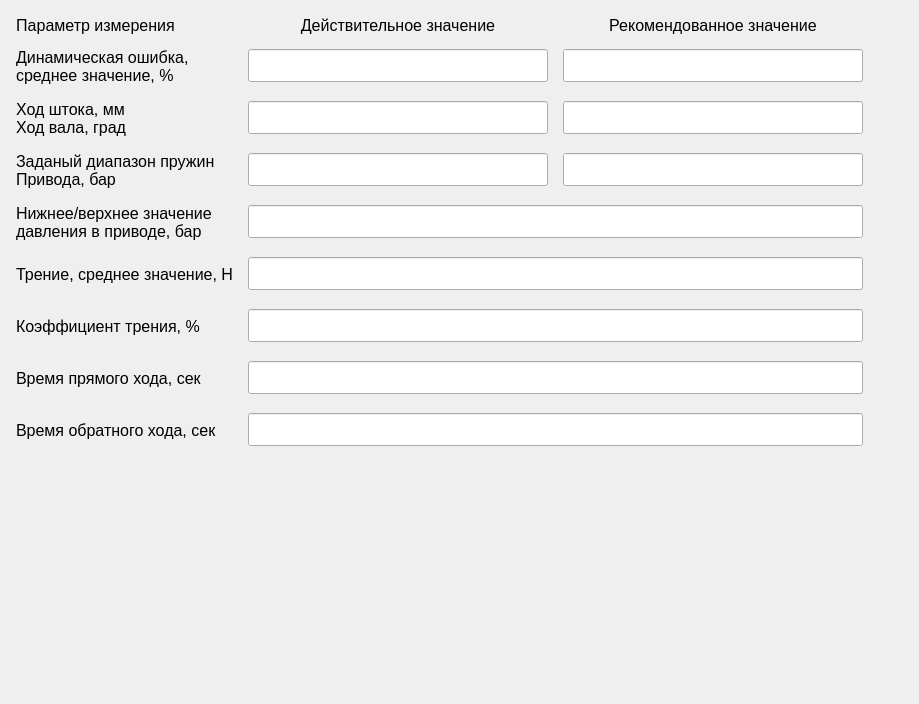
          <widget class="QWidget" name="tab_reportGenerationGeneral_resultsTable">
           <attribute name="title">
            <string>Результат диагностики</string>
           </attribute>
           <layout class="QVBoxLayout" name="verticalLayout_52">
            <item>
             <layout class="QGridLayout" name="gridLayout_resultsTable" rowstretch="0,0,0,0,0,0,0,0,0">
              <property name="sizeConstraint">
               <enum>QLayout::SizeConstraint::SetDefaultConstraint</enum>
              </property>
              <property name="leftMargin">
               <number>5</number>
              </property>
              <property name="topMargin">
               <number>5</number>
              </property>
              <property name="rightMargin">
               <number>5</number>
              </property>
              <property name="bottomMargin">
               <number>5</number>
              </property>
              <property name="horizontalSpacing">
               <number>15</number>
              </property>
              <property name="verticalSpacing">
               <number>10</number>
              </property>
              <item row="0" column="1">
               <widget class="QLabel" name="label_resultsTable_titleValidValue">
                <property name="sizePolicy">
                 <sizepolicy hsizetype="Maximum" vsizetype="Fixed">
                  <horstretch>0</horstretch>
                  <verstretch>0</verstretch>
                 </sizepolicy>
                </property>
                <property name="minimumSize">
                 <size>
                  <width>300</width>
                  <height>0</height>
                 </size>
                </property>
                <property name="font">
                 <font>
                  <family>Segoe UI</family>
                  <pointsize>12</pointsize>
                  <stylestrategy>PreferDefault</stylestrategy>
                 </font>
                </property>
                <property name="lineWidth">
                 <number>1</number>
                </property>
                <property name="text">
                 <string>Действительное значение</string>
                </property>
                <property name="alignment">
                 <set>Qt::AlignmentFlag::AlignCenter</set>
                </property>
               </widget>
              </item>
              <item row="8" column="0">
               <widget class="QLabel" name="label_resultsTable_strokeTest_backwardTime">
                <property name="sizePolicy">
                 <sizepolicy hsizetype="Preferred" vsizetype="Preferred">
                  <horstretch>0</horstretch>
                  <verstretch>0</verstretch>
                 </sizepolicy>
                </property>
                <property name="minimumSize">
                 <size>
                  <width>0</width>
                  <height>42</height>
                 </size>
                </property>
                <property name="font">
                 <font>
                  <family>Segoe UI</family>
                  <pointsize>12</pointsize>
                  <stylestrategy>PreferDefault</stylestrategy>
                 </font>
                </property>
                <property name="text">
                 <string>Время обратного хода, сек</string>
                </property>
               </widget>
              </item>
              <item row="1" column="2">
               <widget class="QLineEdit" name="lineEdit_resultsTable_dynamicErrorRecomend">
                <property name="sizePolicy">
                 <sizepolicy hsizetype="Preferred" vsizetype="Fixed">
                  <horstretch>0</horstretch>
                  <verstretch>0</verstretch>
                 </sizepolicy>
                </property>
                <property name="font">
                 <font>
                  <family>Segoe UI</family>
                  <pointsize>12</pointsize>
                 </font>
                </property>
                <property name="focusPolicy">
                 <enum>Qt::FocusPolicy::ClickFocus</enum>
                </property>
                <property name="styleSheet">
                 <string notr="true">padding: 5px 10px;</string>
                </property>
                <property name="readOnly">
                 <bool>false</bool>
                </property>
               </widget>
              </item>
              <item row="5" column="1" colspan="2">
               <widget class="QLineEdit" name="lineEdit_resultsTable_frictionForceValue">
                <property name="sizePolicy">
                 <sizepolicy hsizetype="Preferred" vsizetype="Fixed">
                  <horstretch>0</horstretch>
                  <verstretch>0</verstretch>
                 </sizepolicy>
                </property>
                <property name="font">
                 <font>
                  <family>Segoe UI</family>
                  <pointsize>12</pointsize>
                 </font>
                </property>
                <property name="focusPolicy">
                 <enum>Qt::FocusPolicy::ClickFocus</enum>
                </property>
                <property name="styleSheet">
                 <string notr="true">padding: 5px 10px;</string>
                </property>
                <property name="readOnly">
                 <bool>false</bool>
                </property>
               </widget>
              </item>
              <item row="2" column="2">
               <widget class="QLineEdit" name="lineEdit_resultsTable_strokeRecomend">
                <property name="sizePolicy">
                 <sizepolicy hsizetype="Preferred" vsizetype="Fixed">
                  <horstretch>0</horstretch>
                  <verstretch>0</verstretch>
                 </sizepolicy>
                </property>
                <property name="font">
                 <font>
                  <family>Segoe UI</family>
                  <pointsize>12</pointsize>
                 </font>
                </property>
                <property name="focusPolicy">
                 <enum>Qt::FocusPolicy::ClickFocus</enum>
                </property>
                <property name="styleSheet">
                 <string notr="true">padding: 5px 10px;</string>
                </property>
                <property name="readOnly">
                 <bool>false</bool>
                </property>
               </widget>
              </item>
              <item row="1" column="0">
               <widget class="QLabel" name="label_resultsTable_dinamicReal">
                <property name="sizePolicy">
                 <sizepolicy hsizetype="Preferred" vsizetype="Preferred">
                  <horstretch>0</horstretch>
                  <verstretch>0</verstretch>
                 </sizepolicy>
                </property>
                <property name="minimumSize">
                 <size>
                  <width>0</width>
                  <height>42</height>
                 </size>
                </property>
                <property name="font">
                 <font>
                  <family>Segoe UI</family>
                  <pointsize>12</pointsize>
                  <stylestrategy>PreferDefault</stylestrategy>
                 </font>
                </property>
                <property name="text">
                 <string>Динамическая ошибка,
среднее значение, %</string>
                </property>
               </widget>
              </item>
              <item row="3" column="0">
               <widget class="QLabel" name="label_resultsTable_rangeSpring">
                <property name="sizePolicy">
                 <sizepolicy hsizetype="Preferred" vsizetype="Preferred">
                  <horstretch>0</horstretch>
                  <verstretch>0</verstretch>
                 </sizepolicy>
                </property>
                <property name="minimumSize">
                 <size>
                  <width>0</width>
                  <height>42</height>
                 </size>
                </property>
                <property name="font">
                 <font>
                  <family>Segoe UI</family>
                  <pointsize>12</pointsize>
                  <stylestrategy>PreferDefault</stylestrategy>
                 </font>
                </property>
                <property name="text">
                 <string>Заданый диапазон пружин
Привода, бар</string>
                </property>
               </widget>
              </item>
              <item row="7" column="0">
               <widget class="QLabel" name="label_resultsTable_strokeTest_forwardTime">
                <property name="sizePolicy">
                 <sizepolicy hsizetype="Preferred" vsizetype="Preferred">
                  <horstretch>0</horstretch>
                  <verstretch>0</verstretch>
                 </sizepolicy>
                </property>
                <property name="minimumSize">
                 <size>
                  <width>0</width>
                  <height>42</height>
                 </size>
                </property>
                <property name="font">
                 <font>
                  <family>Segoe UI</family>
                  <pointsize>12</pointsize>
                  <stylestrategy>PreferDefault</stylestrategy>
                 </font>
                </property>
                <property name="text">
                 <string>Время прямого хода, сек</string>
                </property>
               </widget>
              </item>
              <item row="1" column="1">
               <widget class="QLineEdit" name="lineEdit_resultsTable_dynamicErrorReal">
                <property name="sizePolicy">
                 <sizepolicy hsizetype="Preferred" vsizetype="Fixed">
                  <horstretch>0</horstretch>
                  <verstretch>0</verstretch>
                 </sizepolicy>
                </property>
                <property name="font">
                 <font>
                  <family>Segoe UI</family>
                  <pointsize>12</pointsize>
                 </font>
                </property>
                <property name="focusPolicy">
                 <enum>Qt::FocusPolicy::ClickFocus</enum>
                </property>
                <property name="styleSheet">
                 <string notr="true">padding: 5px 10px;</string>
                </property>
                <property name="readOnly">
                 <bool>false</bool>
                </property>
               </widget>
              </item>
              <item row="6" column="1" colspan="2">
               <widget class="QLineEdit" name="lineEdit_resultsTable_frictionPercentValue">
                <property name="sizePolicy">
                 <sizepolicy hsizetype="Preferred" vsizetype="Fixed">
                  <horstretch>0</horstretch>
                  <verstretch>0</verstretch>
                 </sizepolicy>
                </property>
                <property name="font">
                 <font>
                  <family>Segoe UI</family>
                  <pointsize>12</pointsize>
                 </font>
                </property>
                <property name="focusPolicy">
                 <enum>Qt::FocusPolicy::ClickFocus</enum>
                </property>
                <property name="styleSheet">
                 <string notr="true">padding: 5px 10px;</string>
                </property>
                <property name="readOnly">
                 <bool>false</bool>
                </property>
               </widget>
              </item>
              <item row="3" column="1">
               <widget class="QLineEdit" name="lineEdit_resultsTable_driveRangeReal">
                <property name="sizePolicy">
                 <sizepolicy hsizetype="Preferred" vsizetype="Fixed">
                  <horstretch>0</horstretch>
                  <verstretch>0</verstretch>
                 </sizepolicy>
                </property>
                <property name="font">
                 <font>
                  <family>Segoe UI</family>
                  <pointsize>12</pointsize>
                 </font>
                </property>
                <property name="focusPolicy">
                 <enum>Qt::FocusPolicy::ClickFocus</enum>
                </property>
                <property name="styleSheet">
                 <string notr="true">padding: 5px 10px;</string>
                </property>
                <property name="readOnly">
                 <bool>false</bool>
                </property>
               </widget>
              </item>
              <item row="4" column="0">
               <widget class="QLabel" name="label_resultsTable_rangePressure">
                <property name="sizePolicy">
                 <sizepolicy hsizetype="Preferred" vsizetype="Preferred">
                  <horstretch>0</horstretch>
                  <verstretch>0</verstretch>
                 </sizepolicy>
                </property>
                <property name="minimumSize">
                 <size>
                  <width>0</width>
                  <height>42</height>
                 </size>
                </property>
                <property name="font">
                 <font>
                  <family>Segoe UI</family>
                  <pointsize>12</pointsize>
                  <stylestrategy>PreferDefault</stylestrategy>
                 </font>
                </property>
                <property name="text">
                 <string>Нижнее/верхнее значение
давления в приводе, бар</string>
                </property>
               </widget>
              </item>
              <item row="0" column="0">
               <widget class="QLabel" name="label_resultsTable_titileMeasurementParameter">
                <property name="sizePolicy">
                 <sizepolicy hsizetype="Maximum" vsizetype="Maximum">
                  <horstretch>0</horstretch>
                  <verstretch>0</verstretch>
                 </sizepolicy>
                </property>
                <property name="font">
                 <font>
                  <family>Segoe UI</family>
                  <pointsize>12</pointsize>
                  <stylestrategy>PreferDefault</stylestrategy>
                 </font>
                </property>
                <property name="lineWidth">
                 <number>1</number>
                </property>
                <property name="text">
                 <string>Параметр измерения</string>
                </property>
                <property name="alignment">
                 <set>Qt::AlignmentFlag::AlignCenter</set>
                </property>
               </widget>
              </item>
              <item row="4" column="1" colspan="2">
               <widget class="QLineEdit" name="lineEdit_resultsTable_rangePressure">
                <property name="sizePolicy">
                 <sizepolicy hsizetype="Preferred" vsizetype="Fixed">
                  <horstretch>0</horstretch>
                  <verstretch>0</verstretch>
                 </sizepolicy>
                </property>
                <property name="font">
                 <font>
                  <family>Segoe UI</family>
                  <pointsize>12</pointsize>
                 </font>
                </property>
                <property name="focusPolicy">
                 <enum>Qt::FocusPolicy::ClickFocus</enum>
                </property>
                <property name="styleSheet">
                 <string notr="true">padding: 5px 10px;</string>
                </property>
                <property name="readOnly">
                 <bool>false</bool>
                </property>
               </widget>
              </item>
              <item row="0" column="2">
               <widget class="QLabel" name="label_resultsTable_titleRecommendedValue">
                <property name="sizePolicy">
                 <sizepolicy hsizetype="Maximum" vsizetype="Preferred">
                  <horstretch>0</horstretch>
                  <verstretch>0</verstretch>
                 </sizepolicy>
                </property>
                <property name="minimumSize">
                 <size>
                  <width>300</width>
                  <height>0</height>
                 </size>
                </property>
                <property name="font">
                 <font>
                  <family>Segoe UI</family>
                  <pointsize>12</pointsize>
                  <stylestrategy>PreferDefault</stylestrategy>
                 </font>
                </property>
                <property name="lineWidth">
                 <number>1</number>
                </property>
                <property name="text">
                 <string>Рекомендованное значение</string>
                </property>
                <property name="alignment">
                 <set>Qt::AlignmentFlag::AlignCenter</set>
                </property>
               </widget>
              </item>
              <item row="2" column="1">
               <widget class="QLineEdit" name="lineEdit_resultsTable_strokeReal">
                <property name="sizePolicy">
                 <sizepolicy hsizetype="Preferred" vsizetype="Fixed">
                  <horstretch>0</horstretch>
                  <verstretch>0</verstretch>
                 </sizepolicy>
                </property>
                <property name="font">
                 <font>
                  <family>Segoe UI</family>
                  <pointsize>12</pointsize>
                 </font>
                </property>
                <property name="focusPolicy">
                 <enum>Qt::FocusPolicy::ClickFocus</enum>
                </property>
                <property name="styleSheet">
                 <string notr="true">padding: 5px 10px;</string>
                </property>
                <property name="readOnly">
                 <bool>false</bool>
                </property>
               </widget>
              </item>
              <item row="5" column="0">
               <widget class="QLabel" name="label_resultsTable_friction">
                <property name="sizePolicy">
                 <sizepolicy hsizetype="Preferred" vsizetype="Preferred">
                  <horstretch>0</horstretch>
                  <verstretch>0</verstretch>
                 </sizepolicy>
                </property>
                <property name="minimumSize">
                 <size>
                  <width>0</width>
                  <height>42</height>
                 </size>
                </property>
                <property name="font">
                 <font>
                  <family>Segoe UI</family>
                  <pointsize>12</pointsize>
                  <stylestrategy>PreferDefault</stylestrategy>
                 </font>
                </property>
                <property name="frameShape">
                 <enum>QFrame::Shape::NoFrame</enum>
                </property>
                <property name="frameShadow">
                 <enum>QFrame::Shadow::Plain</enum>
                </property>
                <property name="lineWidth">
                 <number>2</number>
                </property>
                <property name="text">
                 <string>Трение, среднее значение, Н</string>
                </property>
               </widget>
              </item>
              <item row="7" column="1" colspan="2">
               <widget class="QLineEdit" name="lineEdit_resultsTable_strokeTest_forwardTime">
                <property name="sizePolicy">
                 <sizepolicy hsizetype="Preferred" vsizetype="Fixed">
                  <horstretch>0</horstretch>
                  <verstretch>0</verstretch>
                 </sizepolicy>
                </property>
                <property name="font">
                 <font>
                  <family>Segoe UI</family>
                  <pointsize>12</pointsize>
                 </font>
                </property>
                <property name="focusPolicy">
                 <enum>Qt::FocusPolicy::ClickFocus</enum>
                </property>
                <property name="styleSheet">
                 <string notr="true">padding: 5px 10px;</string>
                </property>
                <property name="readOnly">
                 <bool>false</bool>
                </property>
               </widget>
              </item>
              <item row="2" column="0">
               <widget class="QLabel" name="label_resultsTable_strokeReal_strokeRecomend">
                <property name="sizePolicy">
                 <sizepolicy hsizetype="Preferred" vsizetype="Preferred">
                  <horstretch>0</horstretch>
                  <verstretch>0</verstretch>
                 </sizepolicy>
                </property>
                <property name="minimumSize">
                 <size>
                  <width>0</width>
                  <height>42</height>
                 </size>
                </property>
                <property name="font">
                 <font>
                  <family>Segoe UI</family>
                  <pointsize>12</pointsize>
                  <stylestrategy>PreferDefault</stylestrategy>
                 </font>
                </property>
                <property name="text">
                 <string>Ход штока, мм
Ход вала, град</string>
                </property>
               </widget>
              </item>
              <item row="3" column="2">
               <widget class="QLineEdit" name="lineEdit_resultsTable_driveRangeRecomend">
                <property name="sizePolicy">
                 <sizepolicy hsizetype="Preferred" vsizetype="Fixed">
                  <horstretch>0</horstretch>
                  <verstretch>0</verstretch>
                 </sizepolicy>
                </property>
                <property name="font">
                 <font>
                  <family>Segoe UI</family>
                  <pointsize>12</pointsize>
                 </font>
                </property>
                <property name="focusPolicy">
                 <enum>Qt::FocusPolicy::ClickFocus</enum>
                </property>
                <property name="styleSheet">
                 <string notr="true">padding: 5px 10px;</string>
                </property>
                <property name="readOnly">
                 <bool>false</bool>
                </property>
               </widget>
              </item>
              <item row="8" column="1" colspan="2">
               <widget class="QLineEdit" name="lineEdit_resultsTable_strokeTest_backwardTime">
                <property name="sizePolicy">
                 <sizepolicy hsizetype="Preferred" vsizetype="Fixed">
                  <horstretch>0</horstretch>
                  <verstretch>0</verstretch>
                 </sizepolicy>
                </property>
                <property name="font">
                 <font>
                  <family>Segoe UI</family>
                  <pointsize>12</pointsize>
                 </font>
                </property>
                <property name="focusPolicy">
                 <enum>Qt::FocusPolicy::ClickFocus</enum>
                </property>
                <property name="styleSheet">
                 <string notr="true">padding: 5px 10px;</string>
                </property>
                <property name="readOnly">
                 <bool>false</bool>
                </property>
               </widget>
              </item>
              <item row="6" column="0">
               <widget class="QLabel" name="label_resultsTable_frictionPercent">
                <property name="sizePolicy">
                 <sizepolicy hsizetype="Preferred" vsizetype="Preferred">
                  <horstretch>0</horstretch>
                  <verstretch>0</verstretch>
                 </sizepolicy>
                </property>
                <property name="minimumSize">
                 <size>
                  <width>0</width>
                  <height>42</height>
                 </size>
                </property>
                <property name="font">
                 <font>
                  <family>Segoe UI</family>
                  <pointsize>12</pointsize>
                  <stylestrategy>PreferDefault</stylestrategy>
                 </font>
                </property>
                <property name="text">
                 <string>Коэффициент трения, %</string>
                </property>
               </widget>
              </item>
              <item row="0" column="3" rowspan="9">
               <spacer name="horizontalSpacer_resultsTable">
                <property name="sizePolicy">
                 <sizepolicy hsizetype="Expanding" vsizetype="Minimum">
                  <horstretch>0</horstretch>
                  <verstretch>0</verstretch>
                 </sizepolicy>
                </property>
                <property name="font">
                 <font>
                  <family>Roboto</family>
                  <pointsize>10</pointsize>
                  <stylestrategy>PreferDefault</stylestrategy>
                 </font>
                </property>
                <property name="orientation">
                 <enum>Qt::Orientation::Horizontal</enum>
                </property>
                <property name="sizeType">
                 <enum>QSizePolicy::Policy::Expanding</enum>
                </property>
                <property name="sizeHint" stdset="0">
                 <size>
                  <width>40</width>
                  <height>20</height>
                 </size>
                </property>
               </spacer>
              </item>
             </layout>
            </item>
            <item>
             <spacer name="verticalSpacer_14">
              <property name="orientation">
               <enum>Qt::Orientation::Vertical</enum>
              </property>
              <property name="sizeHint" stdset="0">
               <size>
                <width>20</width>
                <height>237</height>
               </size>
              </property>
             </spacer>
            </item>
           </layout>
          </widget>
